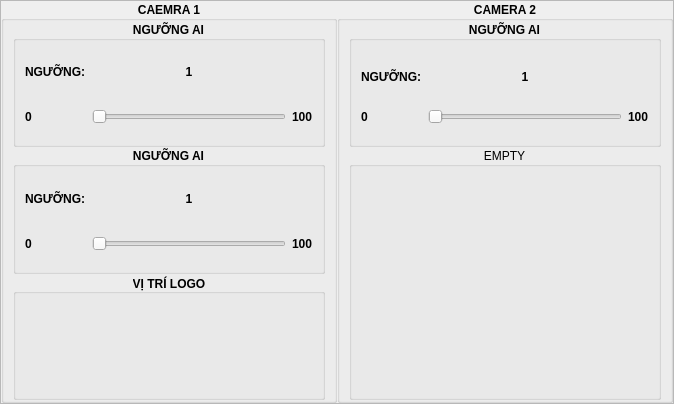
<?xml version="1.0" encoding="UTF-8"?>
<ui version="4.0">
 <class>Form</class>
 <widget class="QWidget" name="Form">
  <property name="geometry">
   <rect>
    <x>0</x>
    <y>0</y>
    <width>674</width>
    <height>404</height>
   </rect>
  </property>
  <property name="windowTitle">
   <string>Form</string>
  </property>
  <layout class="QGridLayout" name="gridLayout">
   <property name="leftMargin">
    <number>0</number>
   </property>
   <property name="topMargin">
    <number>0</number>
   </property>
   <property name="rightMargin">
    <number>0</number>
   </property>
   <property name="bottomMargin">
    <number>0</number>
   </property>
   <property name="spacing">
    <number>0</number>
   </property>
   <item row="0" column="0">
    <widget class="QFrame" name="frame">
     <property name="frameShape">
      <enum>QFrame::Shape::StyledPanel</enum>
     </property>
     <property name="frameShadow">
      <enum>QFrame::Shadow::Raised</enum>
     </property>
     <layout class="QGridLayout" name="gridLayout_2">
      <property name="leftMargin">
       <number>0</number>
      </property>
      <property name="topMargin">
       <number>0</number>
      </property>
      <property name="rightMargin">
       <number>0</number>
      </property>
      <property name="bottomMargin">
       <number>0</number>
      </property>
      <property name="spacing">
       <number>0</number>
      </property>
      <item row="0" column="0">
       <widget class="QGroupBox" name="groupBox_2">
        <property name="font">
         <font>
          <bold>true</bold>
         </font>
        </property>
        <property name="title">
         <string>CAEMRA 1</string>
        </property>
        <property name="alignment">
         <set>Qt::AlignmentFlag::AlignCenter</set>
        </property>
        <layout class="QGridLayout" name="gridLayout_4" rowstretch="1,1,1">
         <property name="leftMargin">
          <number>9</number>
         </property>
         <property name="topMargin">
          <number>0</number>
         </property>
         <property name="rightMargin">
          <number>9</number>
         </property>
         <property name="bottomMargin">
          <number>0</number>
         </property>
         <property name="spacing">
          <number>0</number>
         </property>
         <item row="0" column="0">
          <widget class="QGroupBox" name="groupBox_8">
           <property name="title">
            <string>NGƯỠNG AI</string>
           </property>
           <property name="alignment">
            <set>Qt::AlignmentFlag::AlignCenter</set>
           </property>
           <layout class="QGridLayout" name="gridLayout_5" rowstretch="1,0">
            <property name="topMargin">
             <number>0</number>
            </property>
            <property name="bottomMargin">
             <number>20</number>
            </property>
            <item row="0" column="1">
             <widget class="QLabel" name="label_24">
              <property name="text">
               <string>1</string>
              </property>
              <property name="alignment">
               <set>Qt::AlignmentFlag::AlignCenter</set>
              </property>
             </widget>
            </item>
            <item row="1" column="0">
             <widget class="QLabel" name="label_22">
              <property name="text">
               <string>0</string>
              </property>
             </widget>
            </item>
            <item row="1" column="2">
             <widget class="QLabel" name="label_21">
              <property name="text">
               <string>100</string>
              </property>
             </widget>
            </item>
            <item row="1" column="1">
             <widget class="QSlider" name="horizontalSlider_6">
              <property name="orientation">
               <enum>Qt::Orientation::Horizontal</enum>
              </property>
             </widget>
            </item>
            <item row="0" column="0">
             <widget class="QLabel" name="label_23">
              <property name="text">
               <string>NGƯỠNG:</string>
              </property>
             </widget>
            </item>
           </layout>
          </widget>
         </item>
         <item row="1" column="0">
          <widget class="QGroupBox" name="groupBox_7">
           <property name="title">
            <string>NGƯỠNG AI</string>
           </property>
           <property name="alignment">
            <set>Qt::AlignmentFlag::AlignCenter</set>
           </property>
           <layout class="QGridLayout" name="gridLayout_6" rowstretch="1,1">
            <property name="topMargin">
             <number>0</number>
            </property>
            <property name="bottomMargin">
             <number>20</number>
            </property>
            <item row="0" column="0">
             <widget class="QLabel" name="label_15">
              <property name="text">
               <string>NGƯỠNG:</string>
              </property>
             </widget>
            </item>
            <item row="0" column="1">
             <widget class="QLabel" name="label_16">
              <property name="text">
               <string>1</string>
              </property>
              <property name="alignment">
               <set>Qt::AlignmentFlag::AlignCenter</set>
              </property>
             </widget>
            </item>
            <item row="1" column="0">
             <widget class="QLabel" name="label_14">
              <property name="text">
               <string>0</string>
              </property>
             </widget>
            </item>
            <item row="1" column="1">
             <widget class="QSlider" name="horizontalSlider_4">
              <property name="orientation">
               <enum>Qt::Orientation::Horizontal</enum>
              </property>
             </widget>
            </item>
            <item row="1" column="2">
             <widget class="QLabel" name="label_13">
              <property name="text">
               <string>100</string>
              </property>
             </widget>
            </item>
           </layout>
          </widget>
         </item>
         <item row="2" column="0">
          <widget class="QGroupBox" name="groupBox_5">
           <property name="title">
            <string>VỊ TRÍ LOGO</string>
           </property>
           <property name="alignment">
            <set>Qt::AlignmentFlag::AlignCenter</set>
           </property>
          </widget>
         </item>
        </layout>
       </widget>
      </item>
      <item row="0" column="1">
       <widget class="QGroupBox" name="groupBox_3">
        <property name="font">
         <font>
          <bold>true</bold>
         </font>
        </property>
        <property name="title">
         <string>CAMERA 2</string>
        </property>
        <property name="alignment">
         <set>Qt::AlignmentFlag::AlignCenter</set>
        </property>
        <layout class="QGridLayout" name="gridLayout_3" rowstretch="1,2">
         <property name="leftMargin">
          <number>9</number>
         </property>
         <property name="topMargin">
          <number>0</number>
         </property>
         <property name="bottomMargin">
          <number>0</number>
         </property>
         <property name="spacing">
          <number>0</number>
         </property>
         <item row="0" column="0">
          <widget class="QGroupBox" name="groupBox_6">
           <property name="title">
            <string>NGƯỠNG AI</string>
           </property>
           <property name="alignment">
            <set>Qt::AlignmentFlag::AlignCenter</set>
           </property>
           <layout class="QGridLayout" name="gridLayout_7">
            <property name="bottomMargin">
             <number>20</number>
            </property>
            <item row="0" column="0">
             <widget class="QLabel" name="label_3">
              <property name="text">
               <string>NGƯỠNG:</string>
              </property>
             </widget>
            </item>
            <item row="0" column="1">
             <widget class="QLabel" name="label_4">
              <property name="text">
               <string>1</string>
              </property>
              <property name="alignment">
               <set>Qt::AlignmentFlag::AlignCenter</set>
              </property>
             </widget>
            </item>
            <item row="1" column="0">
             <widget class="QLabel" name="label">
              <property name="text">
               <string>0</string>
              </property>
             </widget>
            </item>
            <item row="1" column="1">
             <widget class="QSlider" name="horizontalSlider">
              <property name="orientation">
               <enum>Qt::Orientation::Horizontal</enum>
              </property>
             </widget>
            </item>
            <item row="1" column="2">
             <widget class="QLabel" name="label_2">
              <property name="text">
               <string>100</string>
              </property>
             </widget>
            </item>
           </layout>
          </widget>
         </item>
         <item row="1" column="0">
          <widget class="QGroupBox" name="groupBox">
           <property name="font">
            <font>
             <bold>false</bold>
            </font>
           </property>
           <property name="title">
            <string>EMPTY</string>
           </property>
           <property name="alignment">
            <set>Qt::AlignmentFlag::AlignCenter</set>
           </property>
          </widget>
         </item>
        </layout>
       </widget>
      </item>
     </layout>
    </widget>
   </item>
  </layout>
 </widget>
 <resources/>
 <connections/>
</ui>
